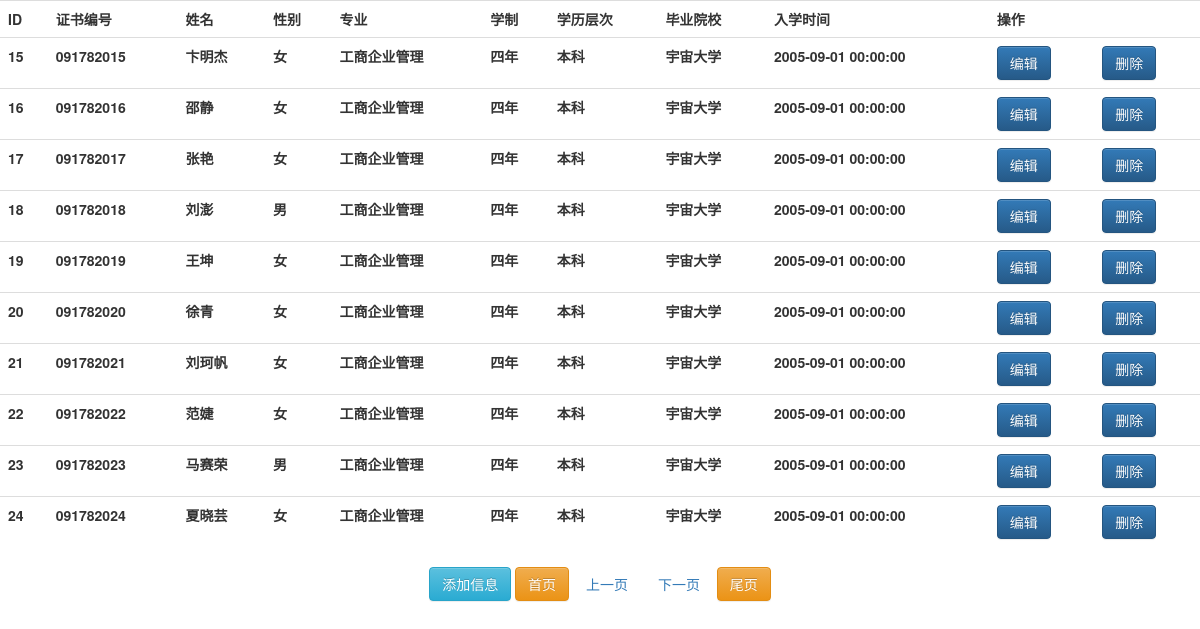
Page /?page_no=2 on the committed database.
### tables this page shows
CREATE TABLE `info` (
  `ID` int(10) NOT NULL AUTO_INCREMENT,
  `证书编号` varchar(255) DEFAULT NULL,
  `姓名` varchar(255) DEFAULT NULL,
  `性别` varchar(255) DEFAULT NULL,
  `专业` varchar(255) DEFAULT NULL,
  `学制` varchar(255) DEFAULT NULL,
  `学历层次` varchar(255) DEFAULT NULL,
  `毕业院校` varchar(255) DEFAULT NULL,
  `入学时间` datetime DEFAULT NULL,
  PRIMARY KEY (`ID`)
);

### index.php (the view, shortened to what this page needs)
<!DOCTYPE html>
<html lang="en">
<head>
    <link rel="stylesheet" href="//cdn.bootcss.com/bootstrap/3.3.5/css/bootstrap.min.css">
    <link rel="stylesheet" href="//cdn.bootcss.com/bootstrap/3.3.5/css/bootstrap-theme.min.css">
</head>
<?php
$count = mysql_query("select * from info");
$page_count_all = mysql_num_rows($count);
$page_count = ceil($page_count_all/20);
$page_start = isset($_GET['page_no'])?$_GET['page_no']:1;
$page_size = 10;
$start_no = ($page_start-1)*$page_size;
$rs = mysql_query("select * from info limit $start_no,$page_size");
?>
<body align= "center">
<table class="table">
    <tr>
        <th >ID</th>
        <th>证书编号</th>
        <th>姓名</th>
        <th>性别</th>
        <th>专业</th>
        <th>学制</th>
        <th>学历层次</th>
        <th>毕业院校</th>
        <th>入学时间</th>
        <th colspan="2">操作</th>
    </tr>
    <?php
    while ($info = mysql_fetch_assoc($rs)) {
        ?>
        <tr>
            <th><?php echo $info['ID']?></th>
            <th><?php echo $info['证书编号']?></th>
            <th><?php echo $info['姓名']?></th>
            <th><?php echo $info['性别']?></th>
            <th><?php echo $info['专业']?></th>
            <th><?php echo $info['学制']?></th>
            <th><?php echo $info['学历层次']?></th>
            <th><?php echo $info['毕业院校']?></th>
            <th><?php echo $info['入学时间']?></th>
            <th><a href="#" class="btn btn-primary">编辑</a></th>
            <th><a href="del.php?id=<?php echo $info['ID']?>" class="btn btn-primary" onclick="return confirm('是否删除该记录？')">删除</a></th>
        </tr>
        <?php
    }
    ?>
</table>
<div align= "center">
<a href="insert.php" class="btn btn-info">添加信息</a>
<a class="btn btn-warning" href="?page_no=1">首页</a>
<a class="btn " href="?page_no=<?php echo $page_start-1 > 0 ? $page_start-1 :1 ?>">上一页</a>
<a class="btn " href="?page_no=<?php echo $page_start+1 > $page_count ? $page_count :$page_start+1 ?>">下一页</a>
<a class="btn btn-warning" href="?page_no=<?php echo $page_count ?>">尾页</a>
</div>
</body>
</html>

### rows in the picture
info: ID "15", 证书编号 "091782015", 姓名 "卞明杰", 性别 "女", 专业 "工商企业管理", 学制 "四年", 学历层次 "本科", 毕业院校 "宇宙大学", 入学时间 "2005-09-01 00:00:00"
info: ID "16", 证书编号 "091782016", 姓名 "邵静", 性别 "女", 专业 "工商企业管理", 学制 "四年", 学历层次 "本科", 毕业院校 "宇宙大学", 入学时间 "2005-09-01 00:00:00"
info: ID "17", 证书编号 "091782017", 姓名 "张艳", 性别 "女", 专业 "工商企业管理", 学制 "四年", 学历层次 "本科", 毕业院校 "宇宙大学", 入学时间 "2005-09-01 00:00:00"
info: ID "18", 证书编号 "091782018", 姓名 "刘澎", 性别 "男", 专业 "工商企业管理", 学制 "四年", 学历层次 "本科", 毕业院校 "宇宙大学", 入学时间 "2005-09-01 00:00:00"
info: ID "19", 证书编号 "091782019", 姓名 "王坤", 性别 "女", 专业 "工商企业管理", 学制 "四年", 学历层次 "本科", 毕业院校 "宇宙大学", 入学时间 "2005-09-01 00:00:00"
info: ID "20", 证书编号 "091782020", 姓名 "徐青", 性别 "女", 专业 "工商企业管理", 学制 "四年", 学历层次 "本科", 毕业院校 "宇宙大学", 入学时间 "2005-09-01 00:00:00"
info: ID "21", 证书编号 "091782021", 姓名 "刘珂帆", 性别 "女", 专业 "工商企业管理", 学制 "四年", 学历层次 "本科", 毕业院校 "宇宙大学", 入学时间 "2005-09-01 00:00:00"
info: ID "22", 证书编号 "091782022", 姓名 "范婕", 性别 "女", 专业 "工商企业管理", 学制 "四年", 学历层次 "本科", 毕业院校 "宇宙大学", 入学时间 "2005-09-01 00:00:00"
info: ID "23", 证书编号 "091782023", 姓名 "马赛荣", 性别 "男", 专业 "工商企业管理", 学制 "四年", 学历层次 "本科", 毕业院校 "宇宙大学", 入学时间 "2005-09-01 00:00:00"
info: ID "24", 证书编号 "091782024", 姓名 "夏晓芸", 性别 "女", 专业 "工商企业管理", 学制 "四年", 学历层次 "本科", 毕业院校 "宇宙大学", 入学时间 "2005-09-01 00:00:00"
